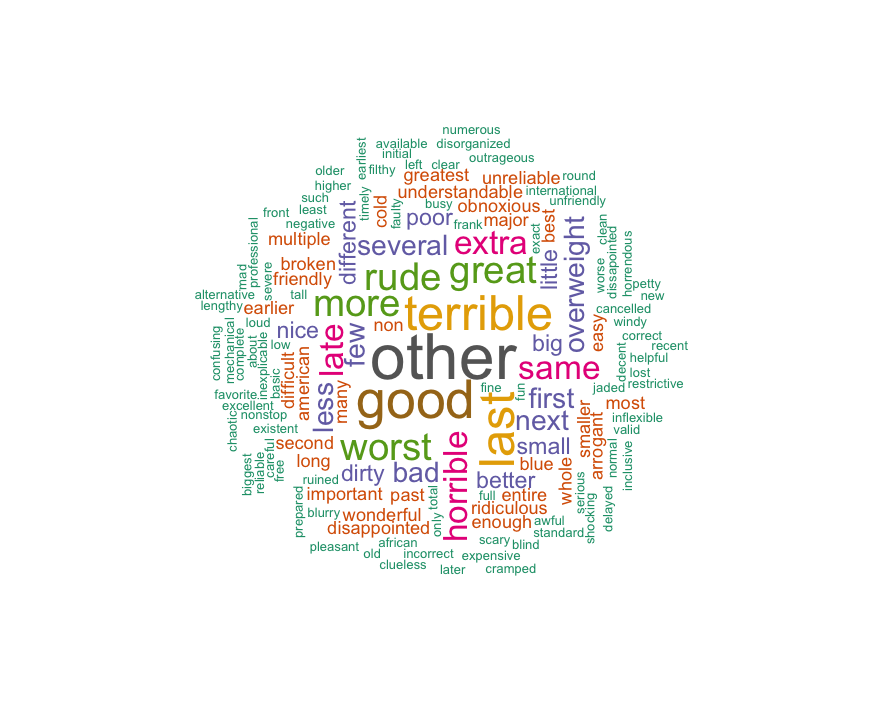

R code for this plot:
library("wordcloud")


library("RColorBrewer")
#------------------------------------------------
setwd("/Users/miriamespino/Desktop/YHack 2019/")
library("stringr")
library(sentimentr)
library(wordcloud2)
library(text2vec) # needed for tokenizer
library(tm) # needed for stopwords
library(ggplot2)

# use readLines to return a character vector (each element is a line in the file)


filePath <- "Bad.txt"
text <- readLines(filePath)

docs <- Corpus(VectorSource(text))

#removing words


#term doc matric
dtm <- TermDocumentMatrix(docs)
m <- as.matrix(dtm)
v <- sort(rowSums(m),decreasing=TRUE)
d <- data.frame(word = names(v),freq=v)
head(d, 10)


#word cloud
set.seed(1234)
wordcloud(words = d$word, freq = d$freq, min.freq = 1,
          max.words=200, random.order=FALSE, rot.per=0.35, 
          colors=brewer.pal(8, "Dark2"))


barplot(d[1:100,]$freq, las = 2, names.arg = d[1:100,]$word,
        col ="lightblue", main ="Frequent Negative Words",
        ylab = "Word frequencies")
